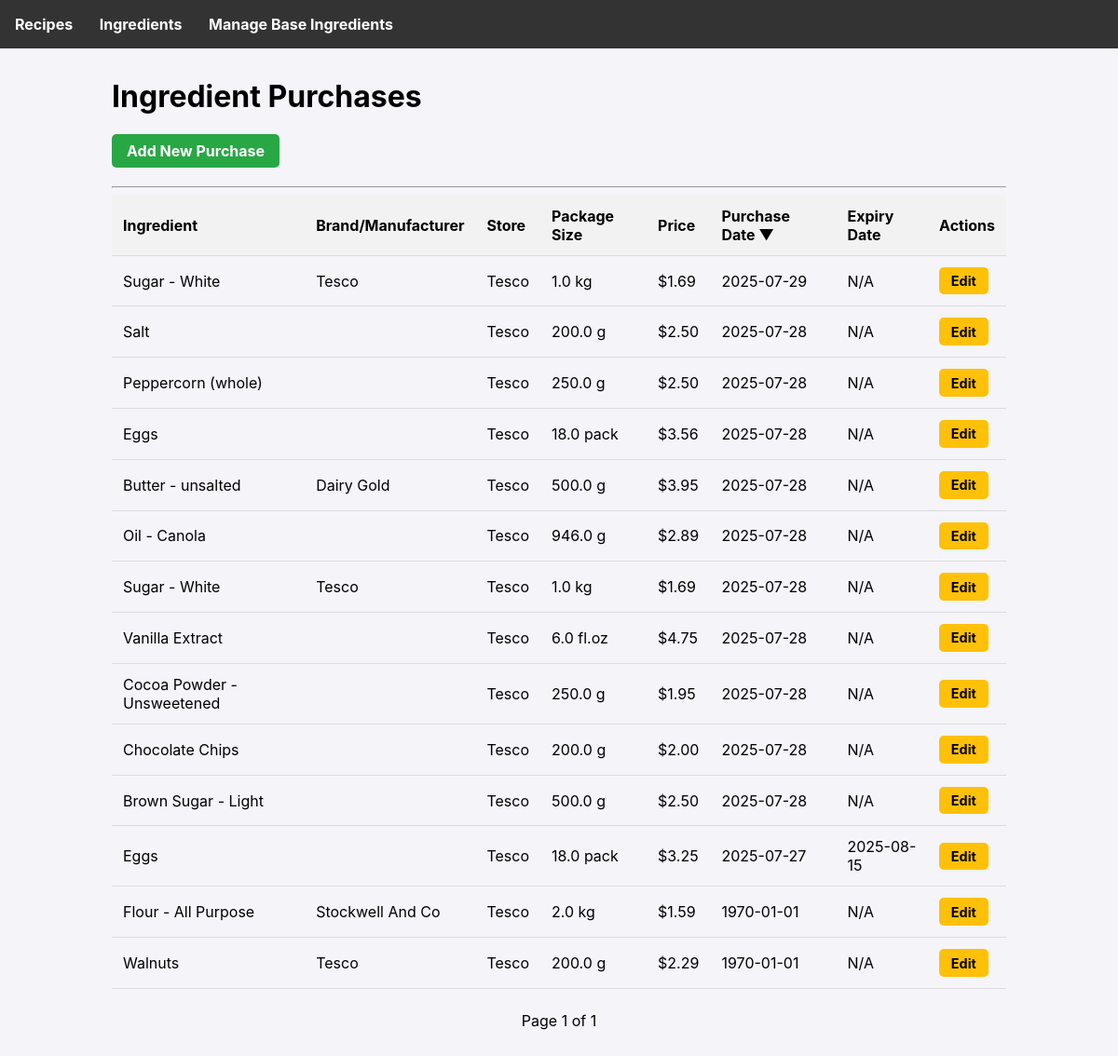
The page /ingredients on the database as committed earlier.
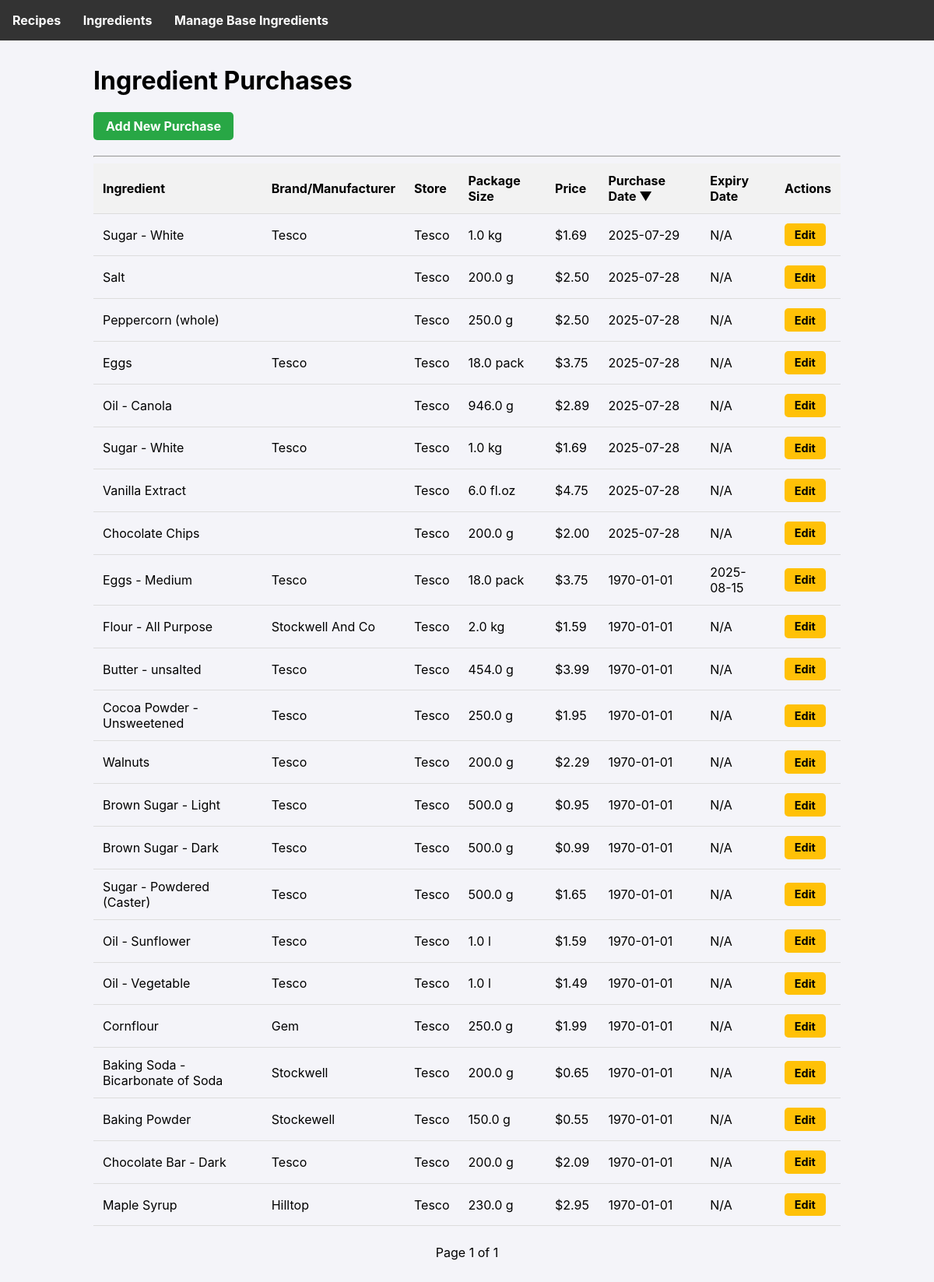
The same page on the database as committed later.
### tables this page shows
CREATE TABLE ingredient_purchases (
        id INTEGER PRIMARY KEY AUTOINCREMENT,
        ingredient_id INTEGER NOT NULL,
        store TEXT,
        package_amount REAL NOT NULL,
        package_unit TEXT NOT NULL,
        price REAL NOT NULL,
        purchase_date TEXT NOT NULL,
        expiry_date TEXT, brand TEXT,
        FOREIGN KEY (ingredient_id) REFERENCES ingredients (id)
    );

CREATE TABLE ingredients (
        id INTEGER PRIMARY KEY AUTOINCREMENT,
        name TEXT UNIQUE NOT NULL
    , density_g_ml REAL);

### app.py (the view)
@app.route('/ingredients')
def list_ingredients():
    db = get_db()
    page = request.args.get('page', 1, type=int)
    per_page = 25
    offset = (page - 1) * per_page
    sort_by = request.args.get('sort_by', 'purchase_date')
    order = request.args.get('order', 'desc')
    allowed_sort_columns = {
        'name': 'i.name',
        'store': 'ip.store',
        'purchase_date': 'ip.purchase_date'
    }
    sort_column = allowed_sort_columns.get(sort_by, 'ip.purchase_date')
    if order not in ['asc', 'desc']:
        order = 'desc'
    query = f'''
        SELECT ip.*, i.name
        FROM ingredient_purchases ip JOIN ingredients i ON ip.ingredient_id = i.id
        ORDER BY {sort_column} {order}
        LIMIT ? OFFSET ?
    '''
    purchases = db.execute(query, (per_page, offset)).fetchall()
    total_purchases = db.execute('SELECT COUNT(id) FROM ingredient_purchases').fetchone()[0]
    total_pages = (total_purchases + per_page - 1) // per_page
    return render_template('ingredients.html', purchases=purchases,
                           page=page, total_pages=total_pages,
                           sort_by=sort_by, order=order)

### app.py (called while the page is built)
def get_db():
    if 'db' not in g:
        g.db = sqlite3.connect(DATABASE)
        g.db.row_factory = sqlite3.Row
    return g.db

### templates/ingredients.html (shortened to what this page needs)
{% extends 'base.html' %}
{% block content %}
  <h1>Ingredient Purchases</h1>
  <a href="{{ url_for('add_ingredient') }}" class="button button-green">Add New Purchase</a>
  <hr style="margin-top: 1.2rem;">
  <table class="sortable">
      <thead>
          <tr>
              {% macro sortable_header(column_key, display_name) %}
                {% set next_order = 'asc' if sort_by == column_key and order == 'desc' else 'desc' %}
                <th class="{% if sort_by == column_key %}sorted-{{ order }}{% endif %}">
                    <a href="{{ url_for('list_ingredients', page=page, sort_by=column_key, order=next_order) }}">{{ display_name }}</a>
                </th>
              {% endmacro %}
              {{ sortable_header('name', 'Ingredient') }}
              <th>Brand/Manufacturer</th>
              {{ sortable_header('store', 'Store') }}
              <th>Package Size</th>
              <th>Price</th>
              {{ sortable_header('purchase_date', 'Purchase Date') }}
              <th>Expiry Date</th>
              <th>Actions</th>
          </tr>
      </thead>
      <tbody>
          {% for p in purchases %}
          <tr>
              <td>{{ p.name }}</td>
              <td>{{ p.brand or '' }}</td>
              <td>{{ p.store }}</td>
              <td>{{ p.package_amount }} {{ p.package_unit }}</td>
              <td>${{ '%.2f'|format(p.price) }}</td>
              <td>{{ p.purchase_date }}</td>
              <td>{{ p.expiry_date or 'N/A' }}</td>
              <td>
                  <a href="{{ url_for('edit_ingredient', purchase_id=p.id) }}" class="button button-yellow button-sm">Edit</a>
              </td>
          </tr>
          {% else %}
          <tr>
              <td colspan="8">No ingredient purchases found.</td>
          </tr>
          {% endfor %}
      </tbody>
  </table>
  <div class="pagination">
    <span>Page {{ page }} of {{ total_pages }}</span>
  </div>
{% endblock %}

Rows that differ between the two databases and show on the page:
changed ingredient_purchases "Eggs": brand (not shown) → "Tesco"; price "3.56" → "3.75"
changed ingredient_purchases: name "Eggs" → "Eggs - Medium"; brand (not shown) → "Tesco"; price "3.25" → "3.75"; purchase_date "2025-07-27" → "1970-01-01"
changed ingredient_purchases "Butter - unsalted": brand "Dairy Gold" → "Tesco"; package_amount "500.0" → "454.0"; price "3.95" → "3.99"; purchase_date "2025-07-28" → "1970-01-01"; moves down the list
changed ingredient_purchases "Cocoa Powder - Unsweetened": brand (not shown) → "Tesco"; purchase_date "2025-07-28" → "1970-01-01"; moves down the list
changed ingredient_purchases "Brown Sugar - Light": brand (not shown) → "Tesco"; price "2.50" → "0.95"; purchase_date "2025-07-28" → "1970-01-01"; moves down the list
added ingredient_purchases: name "Brown Sugar - Dark", brand "Tesco", store "Tesco", package_amount "500.0", package_unit "g", price "0.99", purchase_date "1970-01-01", expiry_date "N/A"
added ingredient_purchases: name "Sugar - Powdered (Caster)", brand "Tesco", store "Tesco", package_amount "500.0", package_unit "g", price "1.65", purchase_date "1970-01-01", expiry_date "N/A"
added ingredient_purchases: name "Oil - Sunflower", brand "Tesco", store "Tesco", package_amount "1.0", package_unit "l", price "1.59", purchase_date "1970-01-01", expiry_date "N/A"
added ingredient_purchases: name "Oil - Vegetable", brand "Tesco", store "Tesco", package_amount "1.0", package_unit "l", price "1.49", purchase_date "1970-01-01", expiry_date "N/A"
added ingredient_purchases: name "Cornflour", brand "Gem", store "Tesco", package_amount "250.0", package_unit "g", price "1.99", purchase_date "1970-01-01", expiry_date "N/A"
added ingredient_purchases: name "Baking Soda - Bicarbonate of Soda", brand "Stockwell", store "Tesco", package_amount "200.0", package_unit "g", price "0.65", purchase_date "1970-01-01", expiry_date "N/A"
added ingredient_purchases: name "Baking Powder", brand "Stockewell", store "Tesco", package_amount "150.0", package_unit "g", price "0.55", purchase_date "1970-01-01", expiry_date "N/A"
added ingredient_purchases: name "Chocolate Bar - Dark", brand "Tesco", store "Tesco", package_amount "200.0", package_unit "g", price "2.09", purchase_date "1970-01-01", expiry_date "N/A"
added ingredient_purchases: name "Maple Syrup", brand "Hilltop", store "Tesco", package_amount "230.0", package_unit "g", price "2.95", purchase_date "1970-01-01", expiry_date "N/A"
